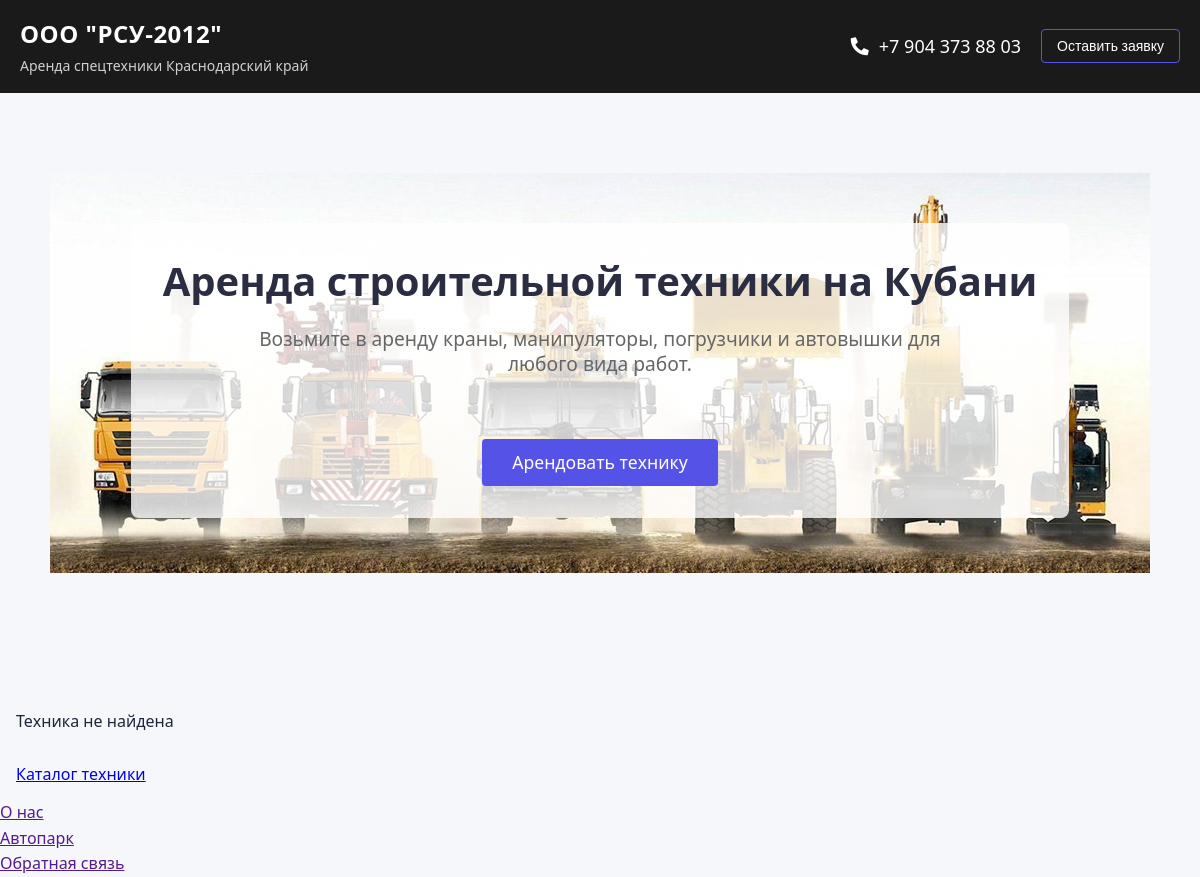
The app's page /, older data.
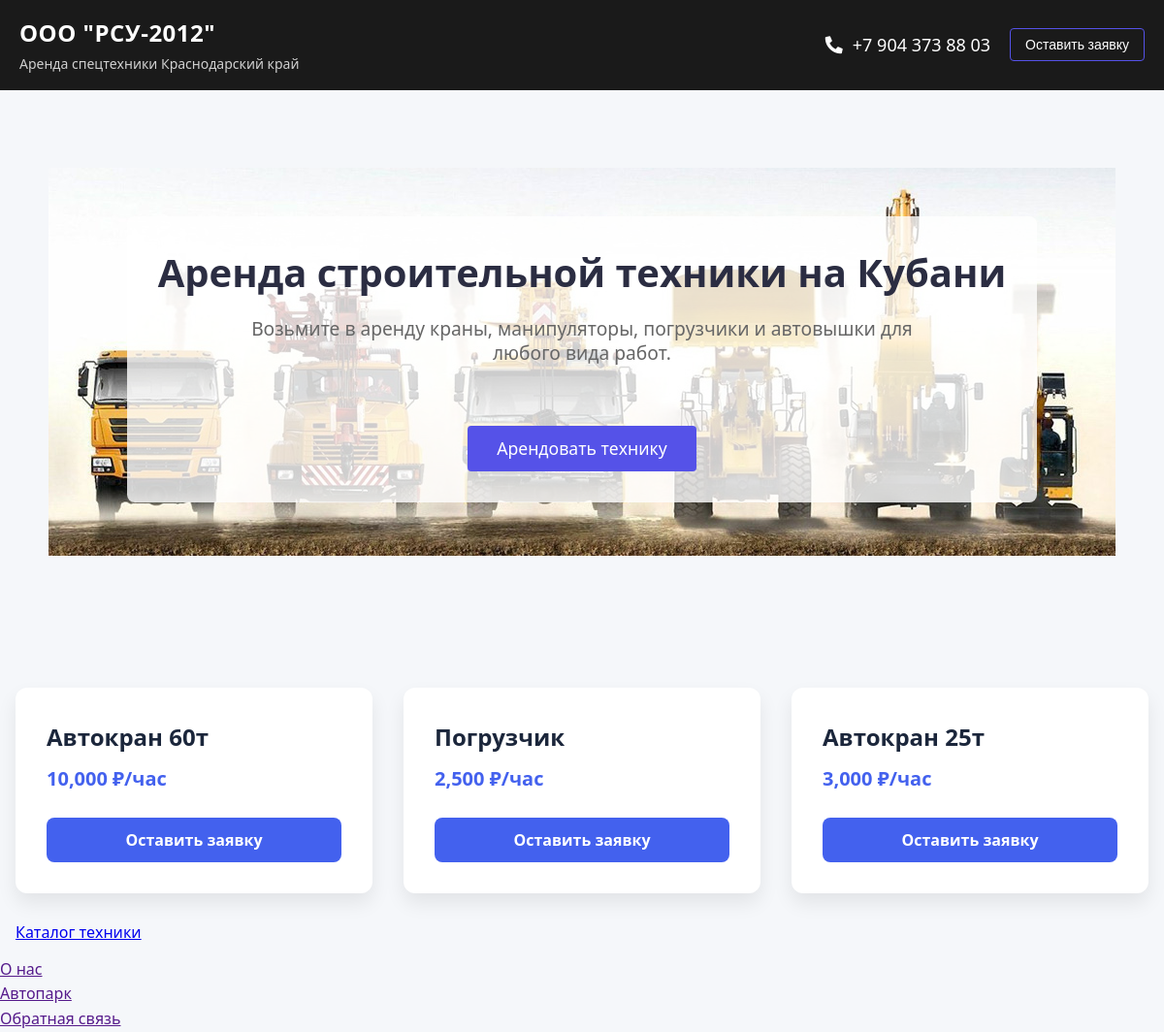
The same page, newer data.
### bid/models.py (models this page shows, shortened)
class Equipment(models.Model):
    class Status(models.IntegerChoices):
        DRAFT = 0, 'Черновик'
        PUBLISHED = 1, 'Опубликовано'
    title = models.CharField(max_length=255, verbose_name="Название техники")
    slug = models.SlugField(max_length=255, unique=True, db_index=True, verbose_name="URL")
    description = models.TextField(blank=True, verbose_name="Описание")
    price_per_hour = models.DecimalField(max_digits=10, decimal_places=2, verbose_name="Цена за час, ₽")
    time_create = models.DateTimeField(auto_now_add=True, verbose_name="Время создания")
    time_update = models.DateTimeField(auto_now=True, verbose_name="Время обновления")
    status = models.IntegerField(choices=Status.choices, default=Status.DRAFT, verbose_name="Публикация")
    manufacturer = models.ForeignKey(
        'Manufacturer',
        on_delete=models.SET_NULL,
        related_name='equipment',
        verbose_name="Производитель",
        null=True,
        blank=True,
    )
    tags = models.ManyToManyField(
        'Tag',
        related_name='equipment',
        verbose_name="Теги",
        blank=True,
    )
    objects = models.Manager()
    published = PublishedManager()
    class Meta:
        ordering = ['-time_create']
        indexes = [models.Index(fields=['-time_create'])]
        verbose_name = 'Единица техники'
        verbose_name_plural = 'Единицы техники'

### homepage/views.py (the view)
# urls.py: path('', include('homepage.urls')),
def homepage(request):
    equipment = Equipment.published.all()
    data = {'title': 'Главная страница',
            'items': {e.title: int(e.price_per_hour) for e in equipment}}
    return render(request, 'homepage/homepage.html', data)

### bid/models.py (called while the page is built)
    def get_queryset(self):
        return super().get_queryset().filter(status=Equipment.Status.PUBLISHED)

### homepage/templatetags/footernav.py (called while the page is built)
@register.simple_tag()
def get_categories():
    return views.menu

### templates/homepage/homepage.html (shortened to what this page needs)
{% extends "base.html" %}
{% load static %}
{% load humanize %}
{% block content %}
<div class="beck">
  <div class="header">
      <h1>Аренда строительной техники на Кубани</h1>
      <p class="subtitle">Возьмите в аренду краны, манипуляторы, погрузчики и автовышки для любого вида работ.</p>
      <div class="divider"></div>
      <a href="#" class="cta-button">Арендовать технику</a>
  </div>
</div>
<div class="container">
  <div class="equipment-grid">
    {% for key, value in items.items %}
    <div class="equipment-card animate__animated animate__fadeInUp" style="animation-delay: {{ forloop.counter0|add:"0.1" }}s">
      <div class="card-content">
        <h3 class="equipment-name">{{ key }}</h3>
        <p class="equipment-price">{{ value|intcomma }} ₽/час</p>
        <button class="order-btn" onclick="openModal('{{ key }}')">Оставить заявку</button>
      </div>
    </div>
    {% empty %}
      <p>Техника не найдена</p>
    {% endfor %}
  </div>
</div>
{% endblock %}

Row changes from the older to the newer data that the page shows:
added Equipment: items "Автокран 60т"
added Equipment: items "Погрузчик"
added Equipment: items "Автокран 25т"
Text that changed along with them:
new list line: "10,000 ₽/час Оставить заявку"
new list line: "2,500 ₽/час Оставить заявку"
new list line: "3,000 ₽/час Оставить заявку"
text no longer shown: "Техника не найдена"
